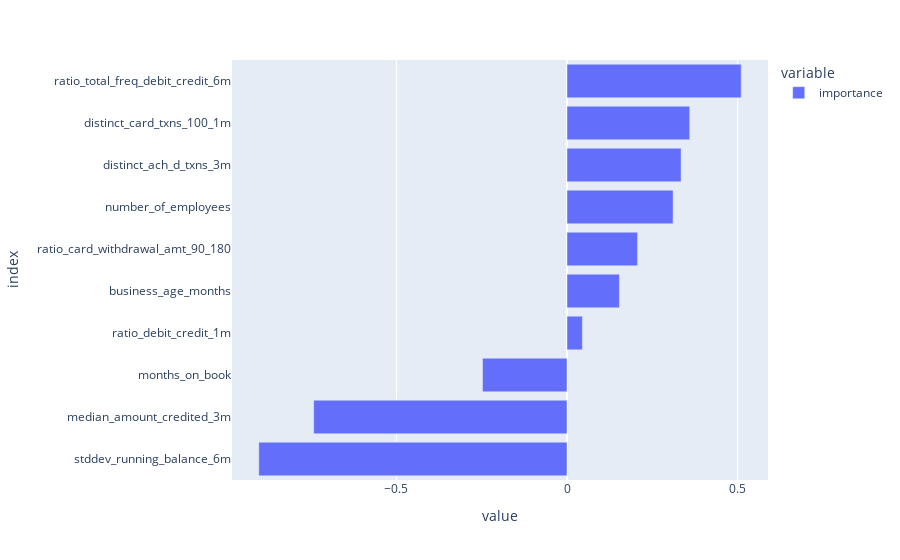

The cell this chart's notebook holds for it:
### Code cell
feat_imp, train_ro, test_ro, all_ro, train_metrics, test_metrics, train_model, scale_train_object, minmax_train, temp_train, temp_test, y_train, y_test,df_prep, train_data_params, train_min_max_params \
= ptest.Pipeline_OS_2_Test(df_raw,selected_features,params)

### Figure 1 — Plotly figure (JSON) as saved in the notebook; plotly's stock layout.template omitted (floating-point values rounded to 4 significant figures)
{"data": [{"alignmentgroup": "True", "hovertemplate": "variable=importance<br>value=%{x}<br>index=%{y}<extra></extra>", "legendgroup": "importance", "marker": {"color": "#636efa", "pattern": {"shape": ""}}, "name": "importance", "offsetgroup": "importance", "orientation": "h", "showlegend": true, "textposition": "auto", "type": "bar", "x": [0.2068, -0.7423, 0.3343, 0.3595, 0.5104, 0.04501, -0.903, 0.3108, 0.1535, -0.2474], "xaxis": "x", "y": ["ratio_card_withdrawal_amt_90_180", "median_amount_credited_3m", "distinct_ach_d_txns_3m", "distinct_card_txns_100_1m", "ratio_total_freq_debit_credit_6m", "ratio_debit_credit_1m", "stddev_running_balance_6m", "number_of_employees", "business_age_months", "months_on_book"], "yaxis": "y"}], "layout": {"barmode": "relative", "legend": {"title": {"text": "variable"}, "tracegroupgap": 0}, "margin": {"t": 60}, "xaxis": {"anchor": "y", "domain": [0, 1], "title": {"text": "value"}}, "yaxis": {"anchor": "x", "categoryorder": "total ascending", "domain": [0, 1], "title": {"text": "index"}}}}
